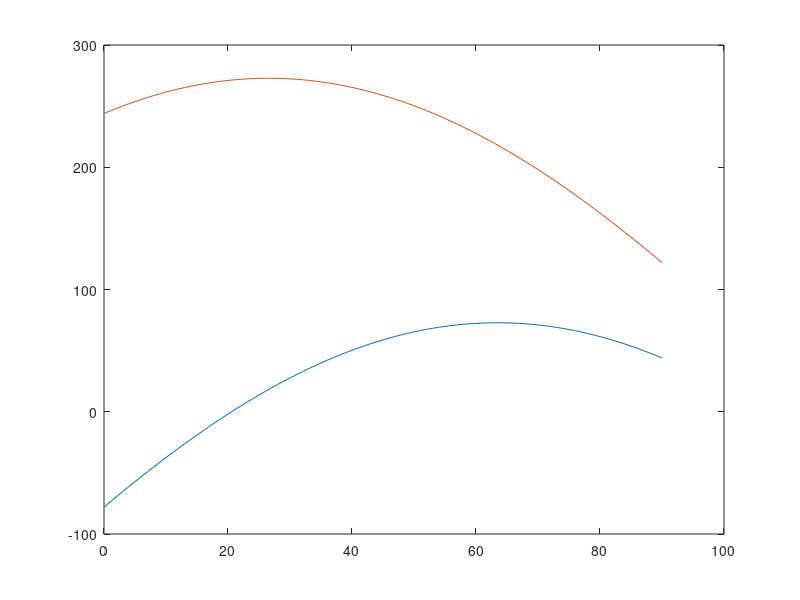

The MATLAB script that drew this image:
clear all;
L=244;
W=122;
theta=0:90;
Height=L*sin(theta*pi/180)+W*cos(theta*pi/180)-200;
Width=L*cos(theta*pi/180)+W*sin(theta*pi/180);
plot(theta,Height,theta,Width);